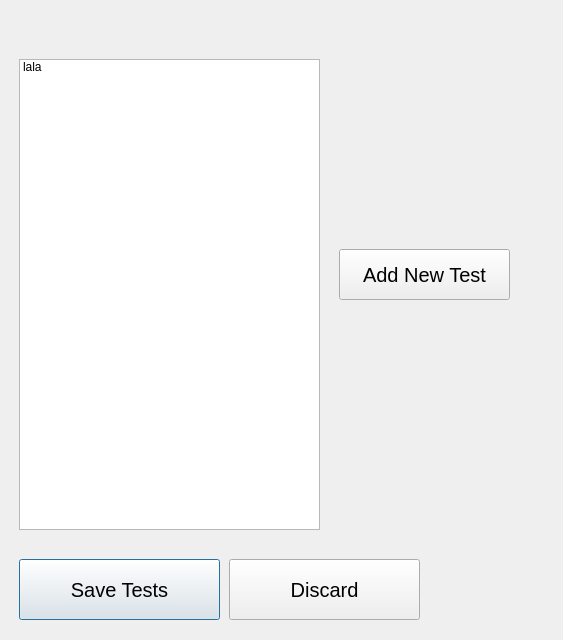
<?xml version="1.0" encoding="UTF-8"?>
<ui version="4.0">
 <class>Add_Test</class>
 <widget class="QDialog" name="Add_Test">
  <property name="geometry">
   <rect>
    <x>0</x>
    <y>0</y>
    <width>563</width>
    <height>640</height>
   </rect>
  </property>
  <property name="windowTitle">
   <string>Dialog</string>
  </property>
  <widget class="QWidget" name="widget" native="true">
   <property name="geometry">
    <rect>
     <x>-1</x>
     <y>-1</y>
     <width>561</width>
     <height>641</height>
    </rect>
   </property>
   <widget class="QListWidget" name="listWidget">
    <property name="geometry">
     <rect>
      <x>20</x>
      <y>60</y>
      <width>301</width>
      <height>471</height>
     </rect>
    </property>
    <item>
     <property name="text">
      <string>lala</string>
     </property>
    </item>
   </widget>
   <widget class="QPushButton" name="save_questionnaire_btn">
    <property name="geometry">
     <rect>
      <x>20</x>
      <y>560</y>
      <width>201</width>
      <height>61</height>
     </rect>
    </property>
    <property name="font">
     <font>
      <pointsize>15</pointsize>
     </font>
    </property>
    <property name="text">
     <string>Save Tests</string>
    </property>
   </widget>
   <widget class="QPushButton" name="save_questionnaire_btn_2">
    <property name="geometry">
     <rect>
      <x>230</x>
      <y>560</y>
      <width>191</width>
      <height>61</height>
     </rect>
    </property>
    <property name="font">
     <font>
      <pointsize>15</pointsize>
     </font>
    </property>
    <property name="text">
     <string>Discard</string>
    </property>
   </widget>
   <widget class="QPushButton" name="add_open_question_btn">
    <property name="geometry">
     <rect>
      <x>340</x>
      <y>250</y>
      <width>171</width>
      <height>51</height>
     </rect>
    </property>
    <property name="font">
     <font>
      <pointsize>15</pointsize>
     </font>
    </property>
    <property name="text">
     <string>Add New Test</string>
    </property>
   </widget>
  </widget>
 </widget>
 <resources/>
 <connections/>
</ui>
